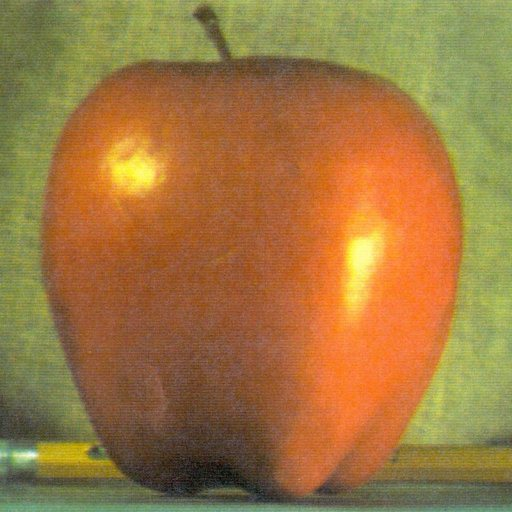
#> input picture Assignment01/apple.jpg, 512 x 512 px
$ python blending.py
#> lines starting #> are read from the running program, lines starting #| are printed output that depends on the picture
# install the libraries
import numpy as np
from scipy import ndimage
import cv2
import imageio

# create a  Binomial (5-tap) filter
kernel = (1.0/256)*np.array([[1, 4, 6, 4, 1],[4, 16, 24, 16, 4],[6, 24, 36, 24, 6], [4, 16, 24, 16, 4],[1, 4, 6, 4, 1]])

def upscale(image):
  image_up = np.zeros((2*image.shape[0], 2*image.shape[1]))
  image_up[::2, ::2] = image
  return ndimage.filters.convolve(image_up,4*kernel, mode='constant')

def downscale(image):
  print(np.shape(image), np.shape(kernel))
  image_blur = ndimage.filters.convolve(image,kernel, mode='constant')
  return image_blur[::2, ::2]

#Build gaussian and laplacian pyramids
def pyramids(image):
  # Initialize pyramids
  Gaussian = [image, ]
  Laplacian = []

  # Build the Gaussian pyramid till the maximum possible region
  while image.shape[0] >= 2 and image.shape[1] >= 2:
    image = downscale(image)
    Gaussian.append(image)

  # Build the Laplacian pyramid

  for i in range(len(Gaussian) - 1):
    size = (Gaussian[i-1].shape[1], Gaussian[i-1].shape[0])
    gaussian_expanded = cv2.pyrUp(Gaussian[i], dstsize=size)
    laplacian = cv2.subtract(Gaussian[i-1], gaussian_expanded)
    cv2.imshow('result',laplacian)
    cv2.waitKey(100)
    #Laplacian.append(Gaussian[i] - upscale(Gaussian[i + 1]))
  return Gaussian[:-1], Laplacian

# Build Gaussian pyramid and Laplacian pyramids from apple,  orange and mask
def blending(A, B, mask):
  [G_apple, L_apple] = pyramids(A)
  [G_orange ,L_orange] = pyramids(B)
  # Build a Gaussian pyramid GR from selected region R
  [g_mask, l_mask] = pyramids(mask)

  # Collapse the LS pyramid to get the final blended image
  blend = []
  for i in range(len(L_apple)):
    laplacian_sum = g_mask[i]/255*L_apple[i] + (1-g_mask[i]/255)*L_orange[i]
    blend.append(laplacian_sum)
  return blend

# reconstruct the pyramids as well as upsampling and add up with each level
def reconstruct(pyramid):
  revPyramid = pyramid[::-1]
  stack = revPyramid[0]
  for i in range(1, len(revPyramid)):
    stack = upscale(stack) + revPyramid[i]
  return stack

#Colour blending
def color_blending(a, o, m):
  aR,aG,aB = cv2.split(a)
  oR,oG,oB = cv2.split(o)

  Red = reconstruct(blending(aR, oR, m))
  Green = reconstruct(blending(aG, oG, m))
  Blue = reconstruct(blending(aB, oB, m))

  output = cv2.merge((Red, Green, Blue))

  imageio.imsave("output.png", output)
  img = cv2.imread("output.png")

  cv2.imshow('result',img)
  cv2.waitKey(0)
  cv2.destroyAllWindows()

apple = imageio.imread('apple.jpg')
#> apple is the input picture: shape (512, 512, 3); mean R, G, B 159.1, 119.7, 64.8
orange = imageio.imread('orange.jpg')
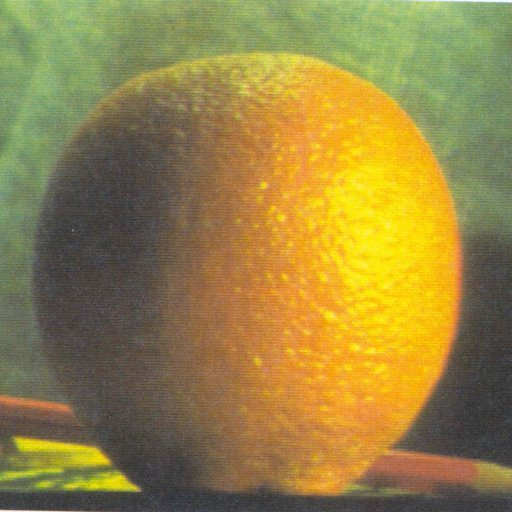
#> input picture Assignment01/orange.jpg, 512 x 512 px
#> orange is the input picture: shape (512, 512, 3); mean R, G, B 150.2, 131.8, 69.2
mask = cv2.imread('mask.jpg', 0)
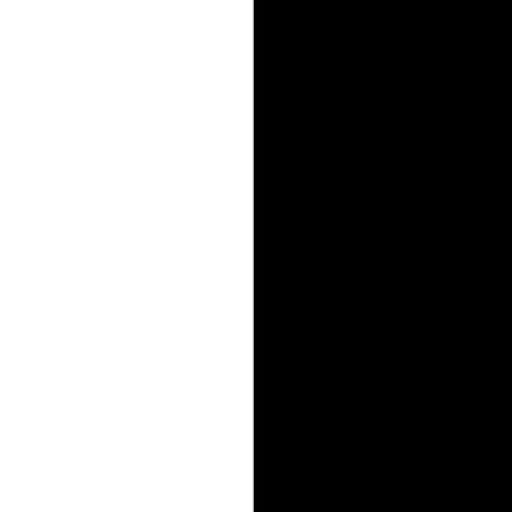
#> input picture Assignment01/mask.jpg, 512 x 512 px
#> mask is the input picture: shape (512, 512); min 0, max 255, mean 126.3

color_blending(apple, orange, mask)
#> in color_blending, `aR,aG,aB = cv2.split(a)`:
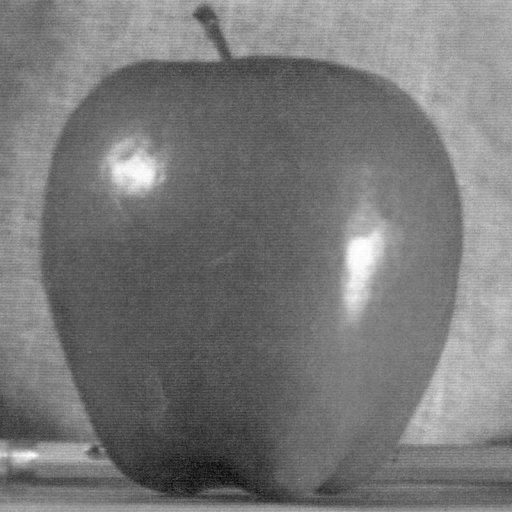
#> aG: shape (512, 512); min 5, max 255, mean 119.7
#> in color_blending, `oR,oG,oB = cv2.split(o)`:
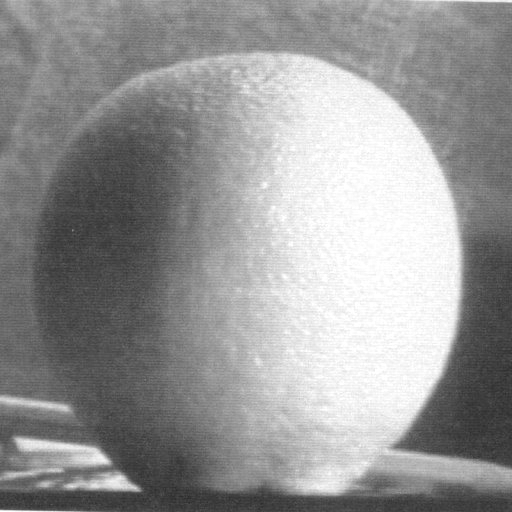
#> oR: shape (512, 512); min 43, max 255, mean 150.2
#> in color_blending, `oR,oG,oB = cv2.split(o)`:
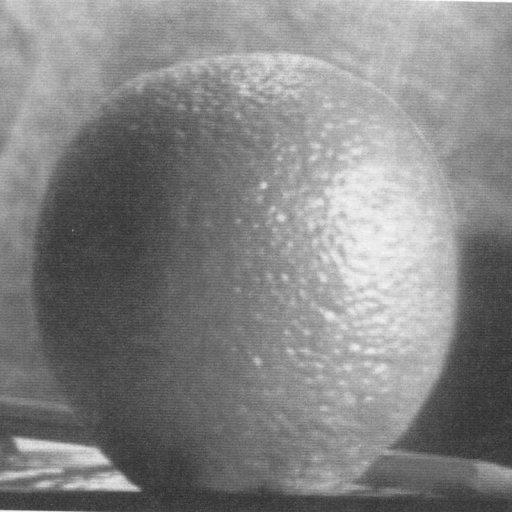
#> oG: shape (512, 512); min 43, max 255, mean 131.8
#> in color_blending, `oR,oG,oB = cv2.split(o)`:
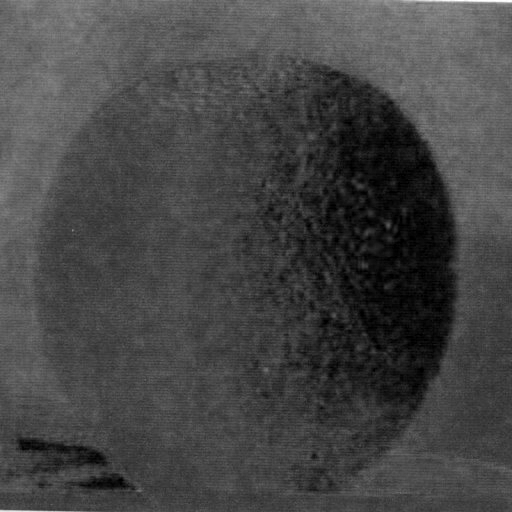
#> oB: shape (512, 512); min 0, max 255, mean 69.2
#> the loop in pyramids, `while image.shape[0] >= 2 and image.shape[1] >= 2:` made 9 passes
#> image on pass 8: [[34, 67], [62, 128]]
#> (image_blur in downscale, image) on pass 9: ([[24, 28], [28, 32]], [24])
#> pass 2, in downscale (call 2), `image_blur = ndimage.filters.convolve(image,kernel, mode='constant')`:
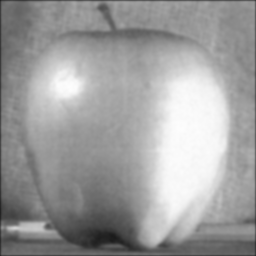
#> image_blur: shape (256, 256); min 26, max 253, mean 157
#> after the loop in pyramids, `while image.shape[0] >= 2 and image.shape[1] >= 2:`: Gaussian = 10 items
#> the loop in pyramids, `for i in range(len(Gaussian) - 1):` made 1 pass
#> size on pass 1: (1, 1)
#> (the run stopped early here; a loop or call above may not have finished)
